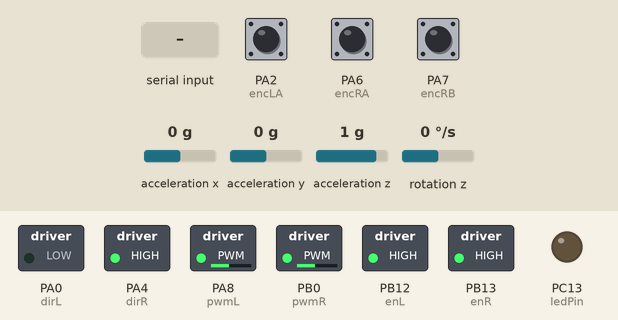
Simulated run of this program. Board: STM32 Blue Pill. On the bench: switched loads named in the program (green lamp = pin HIGH), output pins drawn as LEDs (lit = HIGH). Wiring (inferred from the names in the program): MPU-6050 motion sensor at I2C address 0x68. Dashed ring = blinking. Inputs (shaded band) come from the test bench; at power-on: acceleration y 0 g, PA6 (encRA) HIGH, rotation z 0 °/s, PA2 (encLA) HIGH, PA7 (encRB) HIGH, acceleration x 0 g, acceleration z 1 g.

Above: at 3.9 s.
4.0 s: acceleration y set to 0.8 g
At 5.1 s:
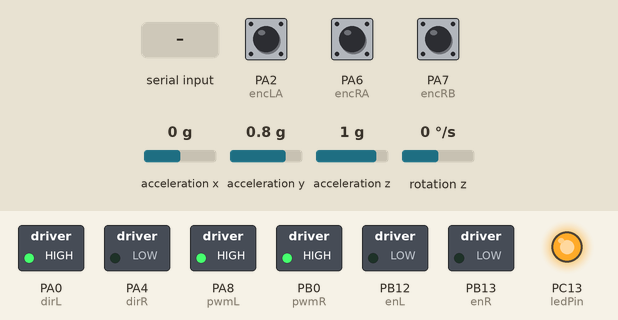
5.6 s: "*\n" received over the second serial link
At 5.77 s:
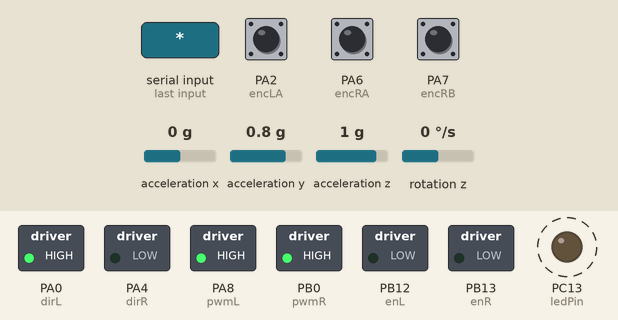
7.6 s: acceleration y set to 0 g
At 8.9 s:
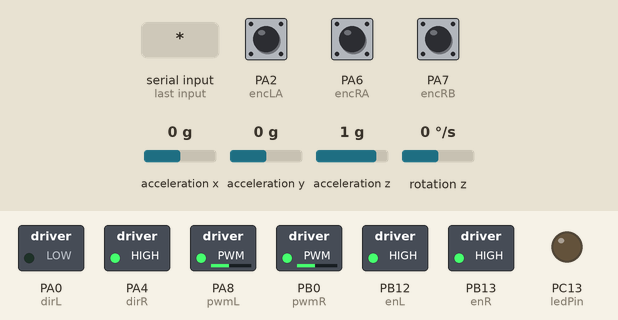
9.6 s: PA6 (encRA) pulled LOW for 0.15 s
At 10.8 s:
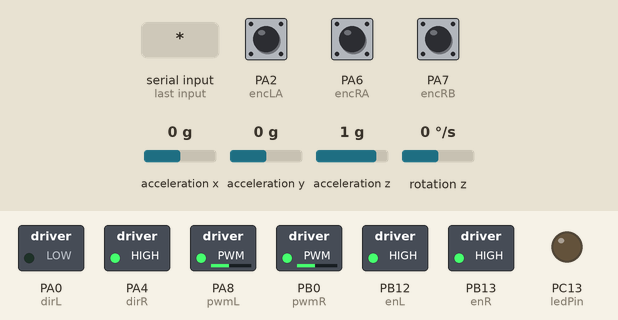
11.2 s: rotation z set to -192 °/s
At 11.8 s:
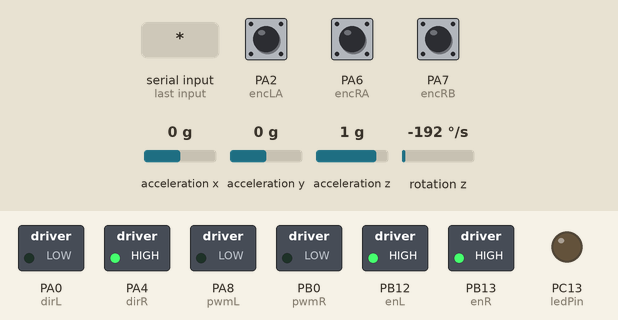
12.7 s: "S\n" received over the second serial link
At 14.1 s:
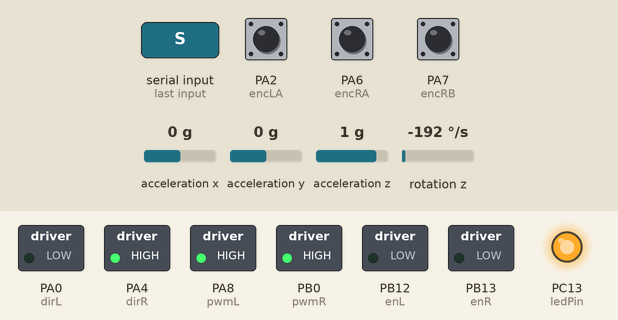
Timing chart, 0 to 15.2 s (numbered marks = the images above; inputs shaded):
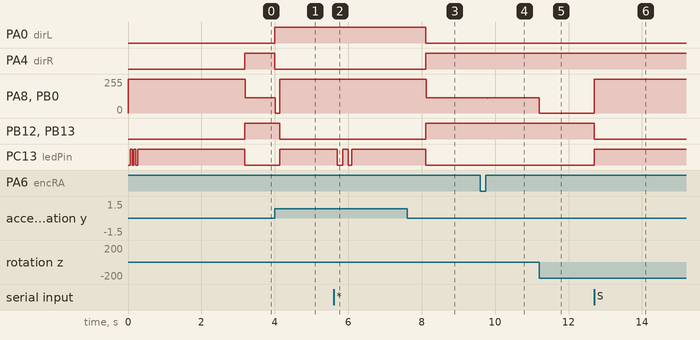

The program:

main.cpp
```cpp
#include <Arduino.h>
#include <Wire.h>

// ================================================================
// 0) COMMUNICATION SETUP
// ================================================================
// ใช้ Serial3 (PB10=TX3, PB11=RX3) เชื่อมต่อกับ ESP32 สำหรับ STM32 Maple Core
#define SerialESP Serial3

const int statePin = PB1;

// ================================================================
// 1) PINS DEFINITIONS
// ================================================================
// Motor Left
const int pwmL  = PA8;
const int dirL  = PA0;
const int enL   = PB12;

// Motor Right
const int pwmR  = PB0;
const int dirR  = PA4;
const int enR   = PB13;

const int ledPin = PC13;

// Encoders
const int encLA = PA2;
const int encLB = PA3;
const int encRA = PA6;
const int encRB = PA7;

// ================================================================
// 2) LOOP TIMING & CONSTANTS
// ================================================================
const float PI_F          = 3.1415926f;
const float LOOP_HZ       = 500.0f;
const uint32_t LOOP_DT_US = (uint32_t)(1e6f / LOOP_HZ);
const float DT            = 1.0f / LOOP_HZ;

// ================================================================
// 3) IMU (MPU6050)
// ================================================================
const uint8_t MPU_ADDR = 0x68;

float pitchDeg    = 0.0f;
float gyroX_dps   = 0.0f;
float gyroBiasX   = 0.0f;
float gyroX_filt  = 0.0f;

const float GYRO_ALPHA = 0.2f;
// 💡 แยกเครื่องหมาย Gyro กับ Accel ออกจากกัน
// (ถ้าเปลี่ยนแกนแล้วเซ็นเซอร์ตีกัน ให้มาสลับเครื่องหมาย 1.0f กับ -1.0f ตรงนี้)
const float ACC_SIGN = -1.0f;
const float GYRO_SIGN = 1.0f; // 💡 ปรับกลับเป็น 1.0f ไว้เป็นค่าเริ่มต้นก่อน
const float CF_ALPHA = 0.95f;

// 💡 ลบ const float IMU_OFFSET_DEG = -90.0f; ทิ้งไปเลย เพราะสูตรใหม่ฉลาดพอที่จะเซ็ต 0 เอง

// ================================================================
// 4) ENCODERS / WHEEL PHYSICS (อัปเดตเป็นหน่วย CM)
// ================================================================
volatile long encL_cnt = 0;
volatile long encR_cnt = 0;

long lastEncL_cnt = 0;
long lastEncR_cnt = 0;

float wheelPos_cm    = 0.0f;
float wheelVel_cmps  = 0.0f;

// Nidec 24H Direct Drive (100 Line * 2 edges = 200 ticks/rev)
const float COUNTS_PER_REV    = 90.0f;
const float WHEEL_DIAMETER_CM = 8.0f;
const float WHEEL_CIRC_CM     = PI_F * WHEEL_DIAMETER_CM;
const float CM_PER_COUNT      = WHEEL_CIRC_CM / COUNTS_PER_REV;

// ================================================================
// 5) FULL-STATE FEEDBACK GAINS (PID)
// ================================================================

//ค่าที่ได้จาก LQR
float Kth   =42.5819f;   // (Angle P) พยุงตัว
float Kd    = 11.1448f;    // (Angle D) ต้านการแกว่ง
float Kx    = 0.8367f;   // (Position P)
float Kv    = 4.1772f;    // (Velocity D)
float KiPos = 0.01f;    // (Position I)


float posInt = 0.0f;
const float POS_INT_LIMIT = 100.0f;

float angleOffsetDeg = 3.0f;  //6.0 ตอนไม่มีหัว

// 💡 ตัวแปรใหม่สำหรับบันทึกกราฟ Setpoint ไปแสดงผลบนหน้าเว็บ
float currentSetpoint = 0.0f;

// ================================================================
// 6) SAFETY / AUTO ARM FLAGS
// ================================================================
bool runEnabled = false;

const float FALL_ANGLE_DEG = 45.0f;
const float ARM_ANGLE_DEG  = 6.0f;
const float ARM_GYRO_DPS   = 15.0f;
const uint32_t ARM_MS      = 400;

uint32_t armStableStart = 0;
uint32_t fallDuration = 0;

// ================================================================
// 7) CONTROL HELPERS & MOTOR VARS
// ================================================================
float lastU = 0.0f;

// 💡 ปรับความเร่ง (Slew Rate) กลับขึ้นมาเพื่อให้มอเตอร์กระชากตัวพยุงได้ทัน
const float SLEW_MAX = 15000.0f;
const float MAX_U_HW = 255.0f;

// 💡 ลดค่า MIN_PWM ลง ถ้ามอเตอร์เป็น Direct Drive มักจะไม่ต้องการแรงเตะเริ่มต้นเยอะ
// 💡 ปรับ MIN_PWM และ DEADZONE ขึ้นเล็กน้อย เพื่อให้มอเตอร์เอาชนะแรงเสียดทานตอนเริ่มหมุนสวนทางได้
const float MIN_PWM = 15.0f;
const float PWM_DEADZONE = 5.0f;

const float BRAKE_ANGLE_DEAD = 2.0f;
const float BRAKE_VEL_LIMIT  = 2.0f;
float Bbrake = 0.1f;

const float SNAP_ANGLE_DEG = 5.0f;
const float SNAP_KV_EXTRA  = 1.2f;

const bool INVERT_L = false;
const bool INVERT_R = true;

// Joystick Control Variables (ใส่ระบบ Target สำหรับทำ Soft-Start)
float targetSpeedCmd = 0.0f;
float targetTurnCmd  = 0.0f;
float speedCmd = 0.0f;
float turnSpeed = 0.0f;

// Serial Parsing Buffers
char rxBuf[64];
int rxIdx = 0;
uint32_t lastEspRxTime = 0;

// ================================================================
// 8) MPU6050 HELPERS
// ================================================================
inline void mpuWrite(uint8_t reg, uint8_t val) {
  Wire.beginTransmission(MPU_ADDR); Wire.write(reg); Wire.write(val); Wire.endTransmission();
}

inline bool mpuReadBytes(uint8_t reg, uint8_t *buf, uint8_t len) {
  Wire.beginTransmission(MPU_ADDR); Wire.write(reg);
  if (Wire.endTransmission(false) != 0) return false;
  int got = Wire.requestFrom((int)MPU_ADDR, (int)len);
  if (got != (int)len) return false;
  for (uint8_t i = 0; i < len; i++) buf[i] = Wire.read();
  return true;
}

bool mpuInit() {
  mpuWrite(0x6B, 0x00); delay(50);
  mpuWrite(0x1B, 0x00); mpuWrite(0x1C, 0x00); delay(10);
  Wire.beginTransmission(MPU_ADDR); return (Wire.endTransmission() == 0);
}

void mpuCalibrateGyro() {
  const int N = 1000; long sum = 0; int good = 0;
  for(int j=0; j<5; j++) { digitalWrite(ledPin, !digitalRead(ledPin)); delay(50); }
  for (int i = 0; i < N; i++) {
    uint8_t buf[2];
    if (mpuReadBytes(0x47, buf, 2)) { // 💡 เปลี่ยนมาอ่าน Register 0x47 (Gyro Z)
      int16_t gz = (int16_t)((buf[0] << 8) | buf[1]);
      sum += gz; good++;
    }
    delay(2);
  }
  if (good < 10) { gyroBiasX = 0.0f; return; }
  gyroBiasX = ((float)sum / (float)good) / 131.0f;
  digitalWrite(ledPin, HIGH); // (Active HIGH) ไฟติด บอกว่าคาลิเบรตเสร็จแล้ว
}

float getMedian(float a, float b, float c) {
  float middle;
  if ((a <= b) && (a <= c)) middle = (b <= c) ? b : c;
  else if ((b <= a) && (b <= c)) middle = (a <= c) ? a : c;
  else middle = (a <= b) ? a : b;
  return middle;
}

void mpuReadAngle(float dt) {
  uint8_t buf[6];
  if (!mpuReadBytes(0x3B, buf, 6)) return;
  int16_t ax = (int16_t)((buf[0] << 8) | buf[1]);
  int16_t ay = (int16_t)((buf[2] << 8) | buf[3]); // 💡 อ่านแกน Y (ชี้ไปด้านหน้า-หลัง แทนแกน Z)
  if (!mpuReadBytes(0x47, buf, 2)) return;        // 💡 เปลี่ยนมาอ่าน Register 0x47 (Gyro Z)
  int16_t gz = (int16_t)((buf[0] << 8) | buf[1]);

  float ax_g = (float)ax / 16384.0f;
  float ay_g = (float)ay / 16384.0f;

  // 💡 สูตรใหม่! ใช้ atan2f(Y, X) จะได้ 0 องศาพอดีตอนที่บอร์ดตั้งตรง โดยไม่ต้องมี Offset มากวนใจ
  float rawAccAngle = atan2f(ay_g, ax_g) * (180.0f / PI_F);

  // 💡 ถ้าติดชิปกลับหัว (แกน X ชี้ขึ้นฟ้า) ค่ามันจะเป็น +-180 โค้ดนี้จะหักลบให้เหลือ 0 เองอัตโนมัติ
  if (rawAccAngle > 90.0f) {
    rawAccAngle -= 180.0f;
  } else if (rawAccAngle < -90.0f) {
    rawAccAngle += 180.0f;
  }

  rawAccAngle *= ACC_SIGN;

  // 💡 ใช้ GYRO_SIGN เฉพาะของ Gyroscope
  float gyro_raw_dps = (((float)gz / 131.0f) - gyroBiasX) * GYRO_SIGN;

  static float angHist[3] = {0,0,0};
  angHist[0] = angHist[1]; angHist[1] = angHist[2]; angHist[2] = rawAccAngle;
  float cleanAccAngle = getMedian(angHist[0], angHist[1], angHist[2]);

  gyroX_filt = (1.0f - GYRO_ALPHA) * gyroX_filt + GYRO_ALPHA * gyro_raw_dps;
  gyroX_dps = gyroX_filt;
  if (dt < 0.0005f) dt = DT; if (dt > 0.02f) dt = DT;
  float pred = pitchDeg + gyroX_dps * dt;
  pitchDeg = CF_ALPHA * pred + (1.0f - CF_ALPHA) * cleanAccAngle;
}

// ================================================================
// 9) ENCODER INTERRUPT SERVICE ROUTINES
// ================================================================
void isrEncLA() { if (digitalRead(encLA) == digitalRead(encLB)) encL_cnt++; else encL_cnt--; }
void isrEncRA() { if (digitalRead(encRA) == digitalRead(encRB)) encR_cnt++; else encR_cnt--; }

// ================================================================
// 10) MOTOR DRIVER FUNCTIONS
// ================================================================
void setMotorRaw(int pwmPin, int dirPin, int enPin, int val, bool invertDir) {
  if (val == 0) {
    digitalWrite(enPin, LOW); analogWrite(pwmPin, 255); return;
  }
  digitalWrite(enPin, HIGH);
  bool dir = (val > 0);
  if (invertDir) dir = !dir;
  digitalWrite(dirPin, dir ? HIGH : LOW);
  int mag = abs(val);
  if (mag > 255) mag = 255;
  analogWrite(pwmPin, 255 - mag);
}

void brakeAll() {
  digitalWrite(enL, LOW); digitalWrite(enR, LOW);
  analogWrite(pwmL, 255); analogWrite(pwmR, 255);
}

void drive(float u, float turn) {
  float left = u + turn;
  float right = u - turn;

  if (abs(left) < PWM_DEADZONE) left = 0;
  else left += (left > 0) ? MIN_PWM : -MIN_PWM;

  if (abs(right) < PWM_DEADZONE) right = 0;
  else right += (right > 0) ? MIN_PWM : -MIN_PWM;

  float du = u - lastU;
  float maxStep = SLEW_MAX * DT;
  if (du > maxStep) du = maxStep; if (du < -maxStep) du = -maxStep;

  if (left > MAX_U_HW) left = MAX_U_HW; else if (left < -MAX_U_HW) left = -MAX_U_HW;
  if (right > MAX_U_HW) right = MAX_U_HW; else if (right < -MAX_U_HW) right = -MAX_U_HW;

  lastU += du;
  if (lastU > MAX_U_HW) lastU = MAX_U_HW; if (lastU < -MAX_U_HW) lastU = -MAX_U_HW;

  float angDead = BRAKE_ANGLE_DEAD * Bbrake;
  float velDead = BRAKE_VEL_LIMIT  * Bbrake;

  if (abs(pitchDeg) < angDead && abs(wheelVel_cmps) < velDead && abs(u) < 5.0f && abs(turn) < 2.0f) {
    brakeAll();
    lastU = 0.0f;
    return;
  }

  setMotorRaw(pwmL, dirL, enL, (int)left, INVERT_L);
  setMotorRaw(pwmR, dirR, enR, (int)right, INVERT_R);
}

// ================================================================
// 11) COMMAND & TELEMETRY
// ================================================================
float parseFloatFrom(const char* s) { return (float)atof(s); }

void processLine(char* line) {
  // --- 💡 ส่วนประมวลผลคำสั่งจอยสติ๊กจาก ESP32 ---
  if (line[0] == '*') {

    lastEspRxTime = millis();

    char* comma = strchr(line, ',');
    char* hash = strchr(line, '#');
    char* comma2 = nullptr;

    if (comma != nullptr && hash != nullptr && hash > comma) {

      // ค้นหา Comma ตัวที่สอง (ถ้ามีแปลว่า ESP32 ส่งพารามิเตอร์ Fine Turn มาด้วย)
      comma2 = strchr(comma + 1, ',');
      if (comma2 != nullptr && comma2 >= hash) comma2 = nullptr;

      *comma = '\0';
      *hash = '\0';

      float forwardVal = (float)atoi(line + 1);
      float turnVal = 0.0f;
      bool isFineTurn = false;

      if (comma2 != nullptr) {
          *comma2 = '\0';
          turnVal = (float)atoi(comma + 1);
          if (atoi(comma2 + 1) == 1) isFineTurn = true;
      } else {
          turnVal = (float)atoi(comma + 1);
      }

      // 💡 ลด Deadzone ที่เคยตัดคำสั่งทิ้ง (เดิม 5.0 ทำให้เลี้ยวเบาๆ หายไปหมด)
      if (abs(forwardVal) < 1.0f) forwardVal = 0.0f;
      if (abs(turnVal) < 1.0f) turnVal = 0.0f;

      targetSpeedCmd = forwardVal * 7.5f;

      // 💡 เพิ่มตัวคูณแรงหมุนให้สูงทะลุแรงพยุงตัว (u) ล้อจะได้ถูกบังคับให้หมุนสวนทางกันจริงๆ
      if (isFineTurn) {
          targetTurnCmd = turnVal * 2.0f; // จูนเพิ่มเป็น 8
      } else {
          targetTurnCmd = turnVal * 4.0f; // 💡 จูนเพิ่มจาก 8 เป็น 18 (แม็กซ์ที่ 180) หมุนสะใจแน่นอน
      }
    }
    return;
  }

  // --- ส่วนประมวลผลคำสั่ง PID Tuning ---
  char cmd = line[0];
  if (cmd >= 'a' && cmd <= 'z') cmd -= 32;
  float val = parseFloatFrom(line + 1);

  switch(cmd) {
    case 'P': Kth = val; break;
    case 'D': Kd = val; break;
    case 'X': Kx = val; break;
    case 'V': Kv = val; break;
    case 'I': KiPos = val; break;
    case 'A': angleOffsetDeg = val; break;
    case 'C':
      angleOffsetDeg = pitchDeg;
      posInt = 0; wheelPos_cm = 0;
      break;
    case 'S':
      if (val > 0) { runEnabled = true; } else { runEnabled = false; brakeAll(); }
      break;
  }
}

void readESP32() {
  while (SerialESP.available()) {
    char c = (char)SerialESP.read();

    // ทิ้งอักขระที่ไม่จำเป็น
    if (c == '\r') continue;

    // 💡 ถ้าเจอตัว * ให้ล้าง Buffer ใหม่เสมอ (ตัดปัญหาข้อมูลขยะปนมาข้างหน้า)
    if (c == '*') {
      rxIdx = 0;
    }

    // 💡 ถ้าเจอการจบแพ็กเก็ตด้วย \n (PID Command) หรือ # (Joystick Command) ให้ประมวลผลทันที
    if (c == '\n' || c == '#') {
      if (c == '#') rxBuf[rxIdx++] = c; // เก็บ # ไว้เช็คใน processLine

      rxBuf[rxIdx] = '\0'; // ปิดท้าย String

      if (rxIdx > 0) {
        processLine(rxBuf);
      }
      rxIdx = 0; // เคลียร์ Index เตรียมรับข้อความใหม่
    } else {
      if (rxIdx < 63) rxBuf[rxIdx++] = c; // เก็บตัวอักษรลง Buffer
    }
  }
}

void sendTelemetry() {
  static uint32_t lastTel = 0;
  if (millis() - lastTel > 50) {
     lastTel = millis();

     int espLinkActive = (millis() - lastEspRxTime < 1000) ? 1 : 0;

     SerialESP.print(millis()); SerialESP.print(",");
     SerialESP.print(pitchDeg, 2); SerialESP.print(",");
     SerialESP.print(gyroX_dps, 2); SerialESP.print(",");
     SerialESP.print(wheelPos_cm, 2); SerialESP.print(",");
     SerialESP.print(wheelVel_cmps, 2); SerialESP.print(",");
     SerialESP.print(lastU, 1); SerialESP.print(",");
     SerialESP.print(runEnabled ? 1 : 0); SerialESP.print(",");
     SerialESP.print(Kth, 1); SerialESP.print(",");
     SerialESP.print(Kd, 1); SerialESP.print(",");
     SerialESP.print(Kx, 1); SerialESP.print(",");
     SerialESP.print(Kv, 1); SerialESP.print(",");
     SerialESP.print(KiPos, 4); SerialESP.print(",");
     SerialESP.print(angleOffsetDeg, 2); SerialESP.print(",");
     SerialESP.print(espLinkActive); SerialESP.print(",");

     // 💡 ส่งค่า Setpoint (พารามิเตอร์ที่ 14) ไปให้ ESP32 นำไปพล็อตกราฟ
     SerialESP.println(currentSetpoint, 2);
  }
}

// ================================================================
// 12) SETUP & MAIN LOOP
// ================================================================
void setup() {
  pinMode(pwmL, OUTPUT); pinMode(dirL, OUTPUT); pinMode(enL, OUTPUT);
  pinMode(pwmR, OUTPUT); pinMode(dirR, OUTPUT); pinMode(enR, OUTPUT);
  pinMode(ledPin, OUTPUT);

  pinMode(encLA, INPUT_PULLUP); pinMode(encLB, INPUT_PULLUP);
  pinMode(encRA, INPUT_PULLUP); pinMode(encRB, INPUT_PULLUP);
  pinMode(statePin, INPUT);

  analogWriteFrequency(20000);

  attachInterrupt(digitalPinToInterrupt(encLA), isrEncLA, CHANGE);
  attachInterrupt(digitalPinToInterrupt(encRA), isrEncRA, CHANGE);

  brakeAll();
  digitalWrite(ledPin, LOW); // (Active HIGH) สั่งปิดไฟตอนเริ่ม Setup

  Serial.begin(115200);
  SerialESP.begin(115200);
  Wire.begin(); Wire.setClock(400000);

  if (!mpuInit()) {
    while (1) { digitalWrite(ledPin, !digitalRead(ledPin)); delay(100); }
  }
  mpuCalibrateGyro();

  lastEncL_cnt = encL_cnt; lastEncR_cnt = encR_cnt;
  digitalWrite(ledPin, HIGH); // (Active HIGH) เปิดไฟค้างไว้พร้อมทำงาน
}

void loop() {
  static uint32_t lastMicros = micros();
  uint32_t now = micros();

  if (now - lastMicros < LOOP_DT_US) return;
  float dt = (now - lastMicros) * 1e-6f;
  if (dt <= 0.0f) dt = DT;
  lastMicros = now;
  uint32_t nowMs = millis();

  // 1. Read IMU
  mpuReadAngle(dt);

  // 2. Read Encoders
  long curL = encL_cnt;
  long curR = -encR_cnt;
  float dPos = (0.5f * (float)((curL-lastEncL_cnt) + (curR-lastEncR_cnt))) * CM_PER_COUNT;
  wheelPos_cm += dPos;

  wheelVel_cmps = 0.8f * wheelVel_cmps + 0.2f * (dPos / dt);

  lastEncL_cnt = curL; lastEncR_cnt = curR;

  // 3. Command
  readESP32();

  // ตัดระบบเซฟตี้ ถ้าสายหลุด ให้ลดค่าเป้าหมายลงเป็น 0 อย่างนุ่มนวล
  if (millis() - lastEspRxTime >= 1000) {
      targetSpeedCmd = 0.0f;
      targetTurnCmd = 0.0f;
  }

  // 4. Safety Logic
  if (abs(pitchDeg) > FALL_ANGLE_DEG) {
    if (fallDuration == 0) fallDuration = nowMs;
    if (nowMs - fallDuration > 100) {
      runEnabled = false; armStableStart = 0; brakeAll();
      wheelPos_cm = 0; posInt = 0; lastU = 0;
      currentSetpoint = angleOffsetDeg; // รีเซ็ตกราฟ Setpoint เวลามันล้ม
    }
  } else {
    fallDuration = 0;
    if (!runEnabled && abs(pitchDeg) < ARM_ANGLE_DEG && abs(gyroX_dps) < ARM_GYRO_DPS) {
      if (armStableStart == 0) armStableStart = nowMs;
      else if (nowMs - armStableStart > ARM_MS) {
         runEnabled = true; wheelPos_cm = 0; posInt = 0; lastU = 0;
         digitalWrite(ledPin, HIGH); // (Active HIGH) เปิดไฟตอนเริ่มตั้งไข่
         targetSpeedCmd = 0; targetTurnCmd = 0; // รีเซ็ตคำสั่งตอนเริ่มตั้งไข่
      }
    } else { armStableStart = 0; }
  }

  // 5. PID Control Logic
  float u = 0.0f;
  if (runEnabled) {

    speedCmd  = 0.95f * speedCmd  + 0.05f * targetSpeedCmd;
    // 💡 ปรับให้การหมุน (Turn) ตอบสนองไวขึ้น ลดความเฉื่อย เพื่อให้หุ่นบิดตัวได้ทันทีที่สั่ง
    turnSpeed = 0.85f * turnSpeed + 0.15f * targetTurnCmd;

    bool isUserCommanding = (abs(targetSpeedCmd) > 0.1f || abs(targetTurnCmd) > 0.1f);

    // 💡 ตัวแปรใหม่: ใช้แยกแยะว่าการเคลื่อนที่นี้เกิดจาก "จอยสติ๊ก" หรือ "โดนผลักภายนอก"
    static bool userWasDriving = false;

    if (isUserCommanding) {
        // ถ้าผู้ใช้ดันจอย ให้จำไว้ว่าอยู่ในโหมด "กำลังขับขี่"
        userWasDriving = true;
    } else if (abs(wheelVel_cmps) < 5.0f) {
        // ถ้าปล่อยจอยแล้ว และรถเบรกจนความเร็วเกือบหยุดสนิท ถึงจะออกจากโหมดขับขี่
        userWasDriving = false;
    }

    if (userWasDriving) {
        // 🟢 โหมดขับขี่ / กำลังไถลเบรก: รีเซ็ตพิกัดทิ้งไปเรื่อยๆ เพื่อไม่ให้เกิดอาการหนังยาง
        wheelPos_cm = 0.0f;
        posInt = 0.0f;
    } else {
        // 🔴 โหมดรักษาตำแหน่ง (ยืนนิ่ง): ถ้ารถโดนผลัก พิกัด wheelPos_cm จะสะสมและดึงรถกลับมาที่เดิม!
        if (KiPos > 0.0f) {
            posInt += wheelPos_cm * dt;
            posInt *= 0.99f;
            posInt = constrain(posInt, -POS_INT_LIMIT, POS_INT_LIMIT);
        }
    }

    float targetAngleOffset = speedCmd * 0.03f;
    currentSetpoint = angleOffsetDeg + targetAngleOffset;

    float errTh = pitchDeg - currentSetpoint;
    float errVel = wheelVel_cmps - speedCmd;

    // คลายเบรกอัตโนมัติ 50% เฉพาะตอนที่ผู้ใช้ขับ หรือรถกำลังไถลเบรกจากการขับ
    if (userWasDriving) {
        errVel *= 0.3f;
    }

    float uRaw = Kth*(errTh) + Kd*gyroX_dps + Kx*wheelPos_cm + Kv*errVel + KiPos*posInt;

    // ระบบกระชากให้รถหยุดนิ่งสนิท จะทำงานก็ต่อเมื่อไม่ได้อยู่ในโหมดขับขี่
    if (abs(errTh) < SNAP_ANGLE_DEG && !userWasDriving) {
       uRaw -= SNAP_KV_EXTRA * wheelVel_cmps;
    }

    static float uFiltered = 0.0f;
    uFiltered = 0.2f * uFiltered + 0.8f * uRaw;

    u = uFiltered;

    drive(u, turnSpeed);
  } else {
    brakeAll();
    lastU = 0;
    currentSetpoint = angleOffsetDeg; // รีเซ็ตกราฟ Setpoint เวลาหยุดทำงาน
  }

  // 6. Telemetry และ เช็คสายสัญญาณไฟ LED
  sendTelemetry();

  // 💡 เช็คสถานะการเชื่อมต่อสายไฟแบบเข้มงวด (แก้เป็น Active HIGH)
  if (millis() - lastEspRxTime < 500) {
      // 🟢 สายปกติ: ไฟจะกระพริบช้าๆ เป็นจังหวะชัดเจน (สว่างสลับดับ)
      digitalWrite(ledPin, (millis() / 150) % 2);
  } else if (runEnabled) {
      // 🔴 หุ่นทำงานอยู่แต่สายหลุด -> ไฟดับค้าง (Active HIGH -> LOW = OFF)
      digitalWrite(ledPin, LOW);
  } else {
      // 🔴 หุ่นล้ม/ไม่ทำงาน และสายหลุด -> ไฟติดค้าง (Active HIGH -> HIGH = ON)
      digitalWrite(ledPin, HIGH);
  }
}
```

Measured:
- after the input at 4.0 s, PA0 (dirL): LOW → HIGH at once; PA4 (dirR): HIGH → LOW at once; PA8 (pwmL), PB0 (pwmR): 113/255 → 0/255 at once, → 255/255 0.12 s later; PB12 (enL), PB13 (enR): HIGH → LOW after 0.13 s; PC13 (ledPin): LOW → HIGH after 0.13 s
- after the input at 5.6 s, PC13 (ledPin): alternates HIGH for 0.15 s and LOW for 0.12 s, 4 changes in all, then stays HIGH, starting after 0.10 s
- after the input at 7.6 s, PA0 (dirL), PC13 (ledPin): HIGH → LOW after 0.51 s; PA4 (dirR), PB12 (enL), PB13 (enR): LOW → HIGH after 0.51 s; PA8 (pwmL), PB0 (pwmR): 255/255 → 113/255 after 0.52 s
- after the input at 9.6 s, PA8 (pwmL), PB0 (pwmR): 113/255 → 114/255 at once, → 113/255 0.01 s later, → 112/255 0.14 s later, → 113/255 0.02 s later
- after the input at 11.2 s, PA8 (pwmL), PB0 (pwmR): 113/255 → 0/255 at once
- after the input at 12.7 s, PA8 (pwmL), PB0 (pwmR): 0/255 → 255/255 at once; PB12 (enL), PB13 (enR): HIGH → LOW at once; PC13 (ledPin): LOW → HIGH at once
